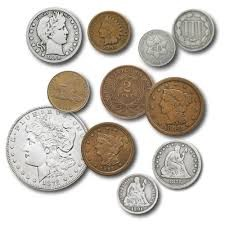
#> input picture HW3/white_coins/5ab456ac02.jpg, 225 x 225 px, found by its file name
$ jupyter execute --allow-errors coins_count.ipynb
#> lines starting #> are read from the running program, lines starting #| are printed output that depends on the picture; after the words box and inside, x2 and y2 are one past the last pixel; in counts of white or black regions, pixels touching at a corner belong together
## Задание 3

## Подсчёт количества объектов на изображении

#### Описание датасета
В качестве датасета была выбрана коллекция изображений монет различных стран: США, Мексика, Китай, Япония, Европа, Индия. Описание датасета и архив с данными доступны [на странице в Kaggle](https://www.kaggle.com/datasets/balabaskar/count-coins-image-dataset/data).

Файл `coins_count_values.csv` содержит ground truth-значения количества монет на каждом изображении, подсчитанные вручную.

#### Проблемы, которые нужно решить:
- Не все монеты круглой формы
- Разный цвет и размер монет, рисунки и блики
- Монеты, бывает, касаются или наложены друг на друга
- Азиатские монеты часто имеют пустое отверстие в центре

Датасет содержит изображения монет на различном фоне, что сильно усложнит задачу, поэтому были выбраны изображения только с белым фоном. Они помещены в папку `white_coins/`. Всего 132 изображения.

### Поиск параметров препроцессинга
Обработаем одно изображение, чтобы найти подходящие параметры для функций. Выберем достаточно "сложное" изображение (разный цвет и размер монет, блики, наложение монет друг на друга и т.д.).

[cell 1]
import cv2 as cv
import numpy as np
import matplotlib.pyplot as plt

[cell 2]
img = cv.imread("white_coins\\5ab456ac02.jpg")
#> img is the input picture: shape (225, 225, 3); mean B, G, R 191.2, 198.9, 204.9
plt.imshow(img)

Заметим, что белый фон мало отличается от внутренней области некоторых монет, что помешает дальнейшей бинаризации. Размоем границы и рисунки на монетах, чтобы они стали темнее.

[cell 3]
kernel = np.ones((2,2),np.uint8)
erosion = cv.erode(img, kernel, iterations=5)
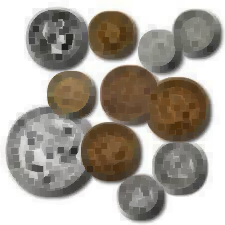
#> erosion: shape (225, 225, 3); mean B, G, R 154.4, 163.2, 169.7
plt.imshow(erosion)

Переведём изображение в оттенки серого.

[cell 4]
gray = cv.cvtColor(erosion, cv.COLOR_BGR2GRAY)
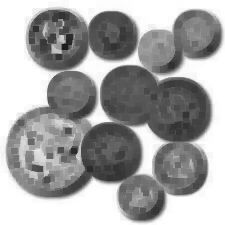
#> gray: shape (225, 225); min 29, max 255, mean 164.2
plt.imshow(gray)

Построим гистограмму, чтобы определить оптимальный порог бинаризации.

[cell 5]
plt.hist(gray.flatten())
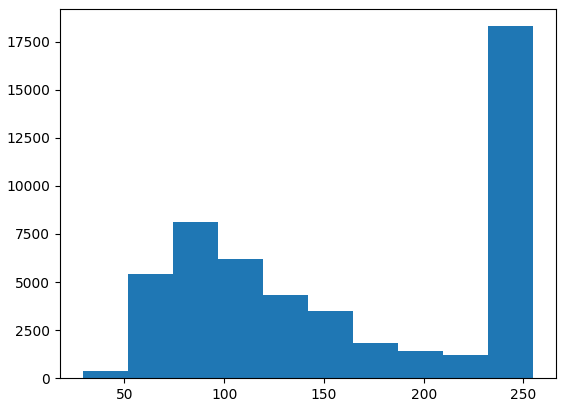
#> figure drawn by matplotlib, 1 panel; tallest bar 18298 high, from x = 232.4 to 255

Бинаризуем с порогом 235.

[cell 6]
_, thresh = cv.threshold(gray, 235, 255, cv.THRESH_BINARY_INV)
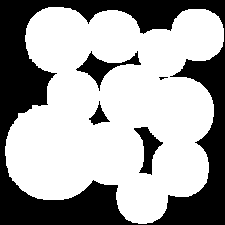
#> thresh: shape (225, 225); 64.3% white; 5 black regions (1 under 20 px), largest, box (x1, y1, x2, y2) and area: (0, 0, 225, 225) 16593, (76, 51, 141, 91) 698, (134, 127, 163, 175) 579, (89, 101, 110, 125) 198
plt.imshow(thresh)

На случай если эрозия недостаточно размыла внутреннюю область монет, нарастим объекты, чтобы заполнить пустоты.

[cell 7]
kernel = np.ones((2,2), np.uint8)
dilate = cv.dilate(thresh, kernel, iterations=1)
#> dilate: shape (225, 225); 66% white; 6 black regions (1 under 20 px), largest, box (x1, y1, x2, y2) and area: (0, 0, 225, 225) 11496, (148, 43, 225, 225) 4501, (78, 54, 141, 88) 581, (135, 128, 163, 174) 498, (90, 106, 109, 125) 154
plt.imshow(dilate)

Применим морфологическое преобразование, чтобы разделить касающиеся монеты.

[cell 8]
kernel_erode = cv.getStructuringElement(cv.MORPH_ELLIPSE, (5,5))
errode = cv.erode(dilate, kernel_erode, iterations=11)
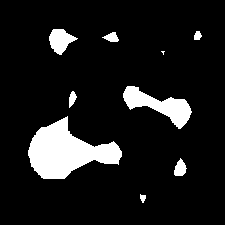
#> errode: shape (225, 225); 10.3% white; 9 white regions (1 under 20 px), largest, box (x1, y1, x2, y2) and area: (28, 116, 122, 179) 3137, (123, 86, 192, 129) 1219, (49, 29, 78, 55) 439
plt.imshow(errode)

Видим, что из-за разницы в размерах монет некоторые монеты отделились, а некоторые нет. При этом увеличение числа итераций функции `erode` приведёт к тому, что маленькие монеты пропадут с изображения.

Попробуем разбить монеты с изображения на 2 класса: большие и маленькие. Найдем площади компонент. Если площадь > 1000, монеты считаются неразделенными и подвергнутся повторному `erode`, при этом монеты с площадью < 1000 считаются уже разделенными и останутся без изменений.

[cell 9]
output = cv.connectedComponentsWithStats(errode, stats=cv.CC_STAT_AREA)
print(f'Components: {output[0] - 1}\nAreas: {output[2][:,4]}')
#| Components: 9
#| Areas: [45388   439    55   104     8  1219    83  3137   155    37]
plt.imshow(output[1])
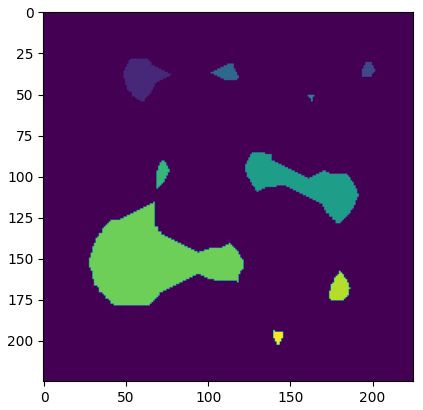
#> figure drawn by matplotlib, 1 panel

[cell 10]
big_labels = np.argwhere(output[2][:,4] > 1000).flatten()
#> big_labels = [0, 5, 7]
big_objects = np.zeros(errode.shape)
for label in big_labels:
    if label != 0:
        big_objects[output[1] == label] = 1
#> this loop made 3 passes
#> label on passes 2 to 3: 5, 7
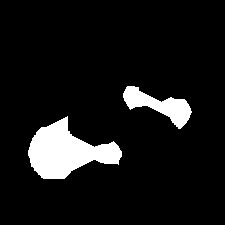
#> big_objects: shape (225, 225) float64; values 0 (black) and 1 (white), 8.6% white; 2 white regions, box (x1, y1, x2, y2) and area: (28, 116, 122, 179) 3137, (123, 86, 192, 129) 1219
plt.imshow(big_objects)

[cell 11]
small_labels = np.argwhere(output[2][:,4] <= 1000).flatten()
#> small_labels = [1, 2, 3, 4, 6, 8, 9]
small_objects = np.zeros(errode.shape)
for label in small_labels:
    if label != 0:
        small_objects[output[1] == label] = 1
#> this loop made 7 passes
#> label on passes 5 to 7: 6, 8, 9
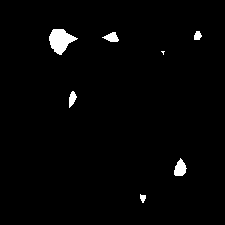
#> small_objects: shape (225, 225) float64; values 0 (black) and 1 (white), 1.7% white; 7 white regions (1 under 20 px), largest, box (x1, y1, x2, y2) and area: (49, 29, 78, 55) 439, (174, 158, 187, 176) 155, (102, 32, 119, 42) 104, (69, 91, 77, 108) 83, (194, 31, 202, 40) 55, (140, 194, 146, 203) 37
plt.imshow(small_objects)

[cell 12]
kernel = cv.getStructuringElement(cv.MORPH_ELLIPSE, (3,3))
big_erode = cv.erode(big_objects, kernel, iterations=7)
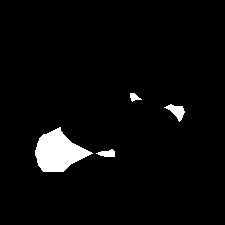
#> big_erode: shape (225, 225) float64; values 0 (black) and 1 (white), 3.7% white; 4 white regions, box (x1, y1, x2, y2) and area: (35, 127, 93, 172) 1514, (164, 104, 185, 122) 174, (96, 149, 115, 157) 100, (130, 93, 142, 102) 61
plt.imshow(big_erode)

Итоговое изображение получим как сумму двух изображений: с маленькими объектами и с большими объектами после обработки.

[cell 13]
res_img = np.array(small_objects + big_erode, dtype=np.uint8)
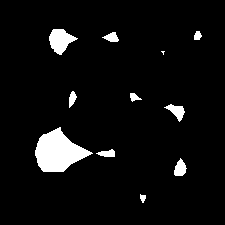
#> res_img: shape (225, 225); values 0 (black) and 1 (white), 5.4% white; 11 white regions (1 under 20 px), largest, box (x1, y1, x2, y2) and area: (35, 127, 93, 172) 1514, (49, 29, 78, 55) 439, (164, 104, 185, 122) 174
plt.imshow(res_img)

res, _ = cv.connectedComponents(res_img)
#> res = 12
count = res - 1
#> count = 11
print(f'Connected components: {count}')
#| Connected components: 11

$ run again, with HW3/white_coins/0871f059de.jpg copied over HW3/white_coins/5ab456ac02.jpg
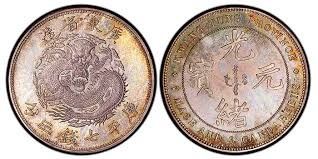
#> input picture HW3/white_coins/0871f059de.jpg, 318 x 159 px, found by its file name
#> img is the input picture: shape (159, 318, 3); mean B, G, R 165.6, 175.9, 193.6
#> thresh: shape (159, 318); 78% white; 2 black regions, box (x1, y1, x2, y2) and area: (0, 0, 318, 159) 9154, (106, 103, 214, 159) 1973
#> dilate: shape (159, 318); 79% white; 2 black regions, box (x1, y1, x2, y2) and area: (0, 0, 318, 159) 8828, (110, 107, 212, 159) 1810
#> errode: shape (159, 318); 42.9% white; 1 white region, box (x1, y1, x2, y2) and area: (28, 25, 295, 159) 21667
#| Components: 1
#| Areas: [28895 21667]
#> big_labels = [0, 1]
#> the loop `for label in big_labels:` made 2 passes
#> small_labels = empty array
#> `big_erode = cv.erode(big_objects, kernel, iterations=7)`:
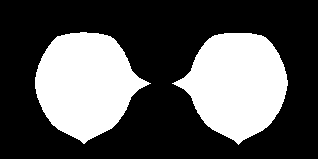
#> big_erode: shape (159, 318) float64; values 0 (black) and 1 (white), 33.5% white; 2 white regions, box (x1, y1, x2, y2) and area: (35, 32, 151, 144) 8467, (172, 33, 288, 145) 8455
#> res = 3
#> count = 2
#| Connected components: 2
